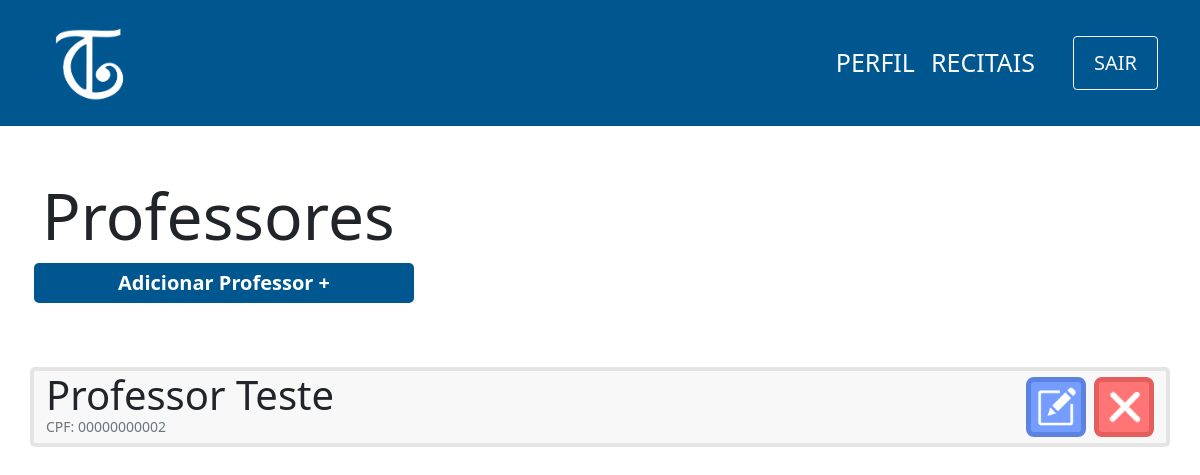
/view/professor/index.php, run on an earlier commit of the app's database.
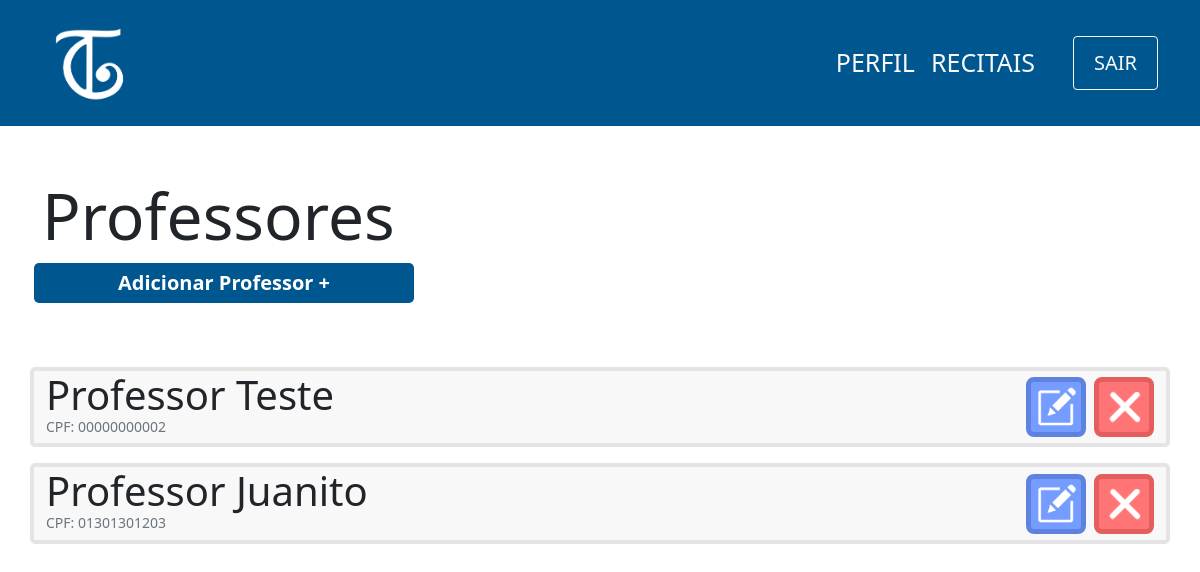
And on a later commit of the database.
### tables this page shows
CREATE TABLE professor(
                id INTEGER PRIMARY KEY ,
                cpf varchar(11) not null,
                nome varchar(100) not null,
                senha varchar(100) not null,
                email varchar(100) not null,
                contrato varchar(150)
            );

### controller/professor/index.php (called while the page is built)
<?php
    require '../../db/connection.php';
    try {
        $sql=$db->prepare('SELECT nome,cpf,id FROM professor');
        $sql->execute();
        $professores=$sql->fetchAll(PDO::FETCH_ASSOC);
    } catch (PDOException $e) {
        echo 'Erro ao executar comando no banco de dados: ' . $e->getMessage();
        exit();
    }
?>

### view/professor/index.php (the view, shortened to what this page needs)
<?php
    include '../../layouts/navbar.php';
    include '../../controller/professor/index.php';
?>
<div class="container">
    <div class="row mt-5">
        <h1 class="mt-1 display-3">Professores</h1>
        <span class="btn-principal col-md-4 col-sm-12 mx-1 text-center mb-5">
            <a href="cadastro.php">Adicionar Professor +</a>
        </span>
        <?php
        foreach($professores as $professor){
            echo'
        <div class="col-12 card d-flex flex-row mt-3 justify-content-between">
            <div class="d-flex flex-column" id="'.$professor['id'].'">
                <p class="m-0 display-6">'.$professor['nome'].'</p>
                <p class="m-0 text-muted display-3 mb-2" style="font-size:14px">CPF: '.$professor['cpf'].'</p>
            </div>
            <div class="d-flex align-items-center">
                <button class="btn-editar mx-2">
                    <img src="../../images/edit-icon.png" width=40px>
                </button>
                <button class="btn-remover">
                    <img src="../../images/delete-icon.png" width=40px>
                </button>
            </div>
        </div>
        ';}
        ?>
    </div>
</div>

### layouts/header.php (shortened to what this page needs)
<?php
    echo'   <!doctype html>
    <html lang="pt-br">
      <head>
        <meta charset="utf-8">
        <meta name="viewport" content="width=device-width, initial-scale=1">
        <link href="https://cdn.jsdelivr.net/npm/bootstrap@5.1.3/dist/css/bootstrap.min.css" rel="stylesheet">
        <script src="https://cdn.jsdelivr.net/npm/bootstrap@5.1.3/dist/js/bootstrap.bundle.min.js"></script>
        <link href="http://fonts.googleapis.com/css?family=Roboto" rel="stylesheet" type="text/css">
        <link href="../../css/style.css" rel="stylesheet" type="text/css">
        <title>Toque Cultural</title>
    </head>
    <style>
        .azul-cultural{
            background-color: #005790;
        }
        .nav-link{
            font-size: 25px;
            font-weight: 300;
        }
        .nav-link:hover{
            text-decoration: underline;
            background-color: #004a7c;
        }
        .active{
            font-weight: 600 !important;
        }
    </style>
    <body>';
?>

### layouts/navbar.php (shortened to what this page needs)
<?php
    include 'header.php';
    echo('
    <nav class="navbar navbar-expand-lg navbar-light azul-cultural">
        <div class="container d-flex flex-md-row flex-sm-column">
            <a class="navbar-brand" href="#"><img src="../../images/logo-2-branco.png" width="100px"></a>
            <div class="justify-content-md-right justify-content-sm-center">
                <button class="navbar-toggler text-white" type="btn-secundario" data-bs-toggle="collapse" data-bs-target="#navbarSupportedContent" aria-controls="navbarSupportedContent" aria-expanded="false" aria-label="Toggle navigation">
                    <span class="navbar-toggler-icon"></span>
                </button>
                <div class="collapse navbar-collapse align-right" id="navbarSupportedContent">
                    <ul class="navbar-nav mr-auto mt-2 mt-lg-0">');
                    echo('
                        <li class="nav-item">
                            <a class="nav-link text-light" href="#" id="nav-perfil">PERFIL</a>
                        </li>
                        <li class="nav-item" style="margin-right: 30px;">
                            <a class="nav-link text-light" href="#" id="nav-recitais">RECITAIS</a>
                        </li>
                        <form action="../../controller/login/logout.php" method="POST">
                            <input type="submit" class="btn btn-outline-light mt-auto " style="font-size: 20px; height: 100%; padding: 0px 20px;" value="SAIR">
                        </form>
                    </ul>
                </div>
            </div>
        </div>
      </nav>
      ');
?>

### css/style.css (style rules this page uses)
a { text-decoration: none; color:white; }
.btn-principal { background-color: #005790; color:white; padding: 5px 25px; font-weight: 600; font-size:20px; border:none; border-radius:5px; cursor: pointer; text-decoration: none; }
.card { background-color:#F8F8F8; border: 4px solid #E4E4E4; border-radius: 5px; }
.btn-editar { background-color:#759CFF; border: 5px solid #5E82DF; color:white; border-radius:8px; width:60px; height:60px; cursor: pointer; }
.btn-remover { background-color:#FF7575; border: 5px solid #E55E5E; color:white; border-radius:8px; width:60px; height:60px; cursor: pointer; }

### layouts/header.php (style rules this page uses)
.azul-cultural { background-color: #005790; }
.nav-link { font-size: 25px; font-weight: 300; }

What changed in the data, as far as the page shows it:
added professor: nome "Professor Juanito", cpf "01301301203"
